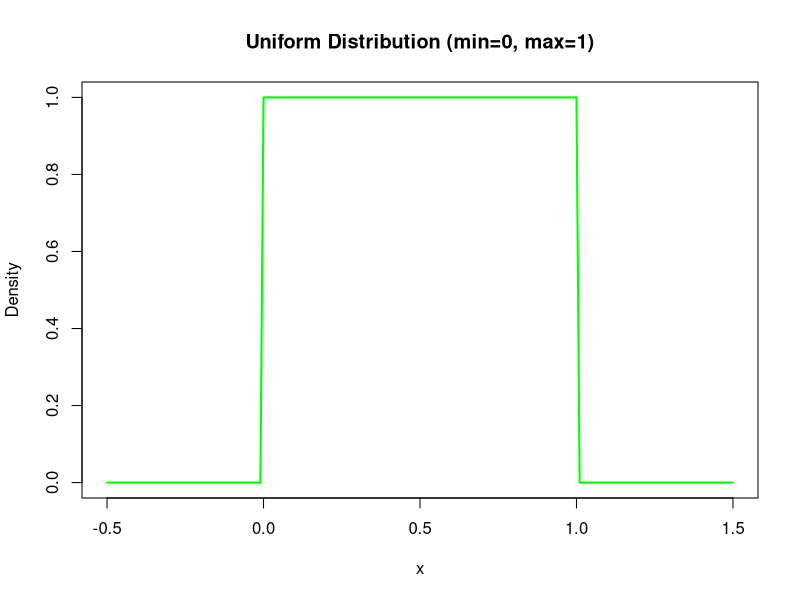

Write the R code that produced this figure.
# Filename: _045_uniform_dis.R
# Title: Uniform Distribution
# Author: Raghava | GitHub: @raghavtwenty
# Date Created: June 20, 2024 | Last Updated: June 20, 2024
# Language: R | Version: 4.4.0

# Description of functions:
# dunif: Uniform probability density function (pdf)
# punif: Uniform distribution cumulative distribution function (cdf)
# qunif: Uniform quantile function
# runif: Uniform pseudorandom number generation

# Parameters for the uniform distribution
min_param = 0  # Minimum value (a)
max_param = 1  # Maximum value (b)

# Define the range of values to consider
x_values = seq(-0.5, 1.5, by = 0.01)

# Calculate uniform densities for the range of values
uniform_densities = dunif(x_values,
    min = min_param,
    max = max_param)

# Display the calculated densities
print(uniform_densities)

# Plot the uniform densities
plot(x_values, uniform_densities,
    col = "green",
    type = "l",
    lwd = 2,
    main = "Uniform Distribution (min=0, max=1)",
    xlab = "x", ylab = "Density"
)
